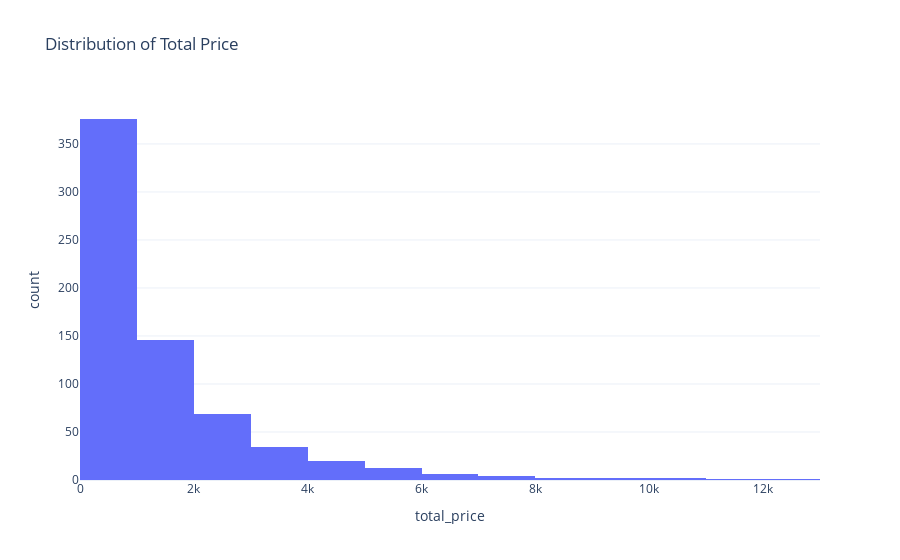

Notebook source saved alongside this figure:
### Code cell
# Now let’s have a look at the distribution of the prices of the products
fig = px.histogram(data, x = 'total_price', nbins= 20, title='Distribution of Total Price')

fig.show()

### Figure 1 — Plotly figure (JSON) as saved in the notebook; plotly's stock layout.template omitted (floating-point values rounded to 4 significant figures; data arrays with more than 128 entries replaced by an {"elided": "..."} marker saying what was removed)
{"data": [{"alignmentgroup": "True", "bingroup": "x", "hovertemplate": "total_price=%{x}<br>count=%{y}<extra></extra>", "legendgroup": "", "marker": {"color": "#636efa", "pattern": {"shape": ""}}, "name": "", "nbinsx": 20, "offsetgroup": "", "orientation": "v", "showlegend": false, "type": "histogram", "x": {"elided": "676 float values"}, "xaxis": "x", "yaxis": "y"}], "layout": {"autosize": true, "barmode": "relative", "legend": {"tracegroupgap": 0}, "title": {"text": "Distribution of Total Price"}, "xaxis": {"anchor": "y", "autorange": true, "domain": [0, 1], "range": [0, 13000], "title": {"text": "total_price"}, "type": "linear"}, "yaxis": {"anchor": "x", "autorange": true, "domain": [0, 1], "range": [0, 395.8], "title": {"text": "count"}}}}
